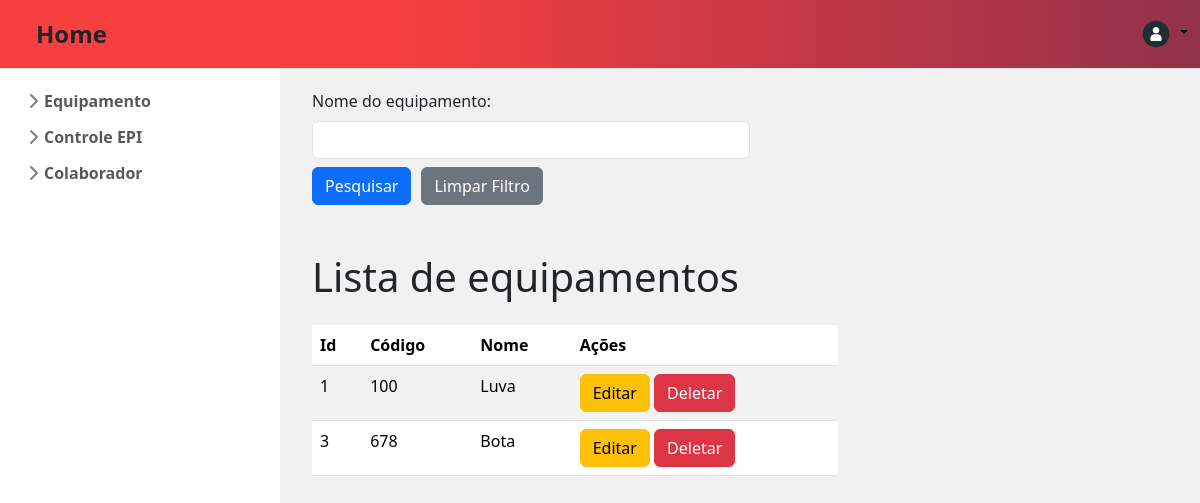
Page /listarEquipamento/ on the earlier database version.
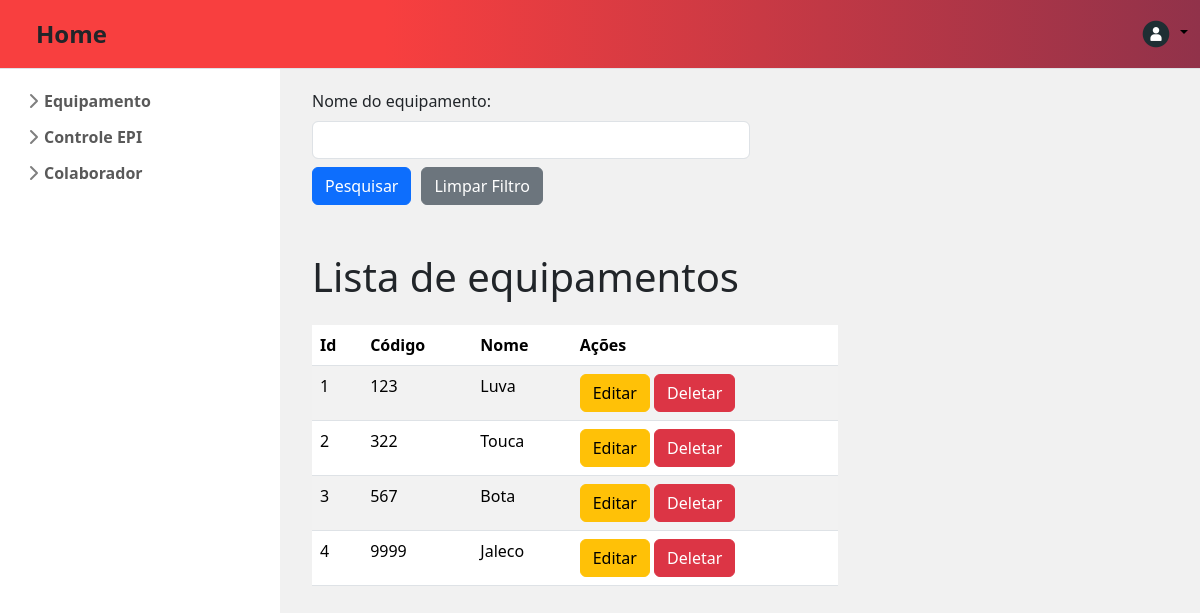
Same page on the later database version.
### app_produtos/models.py (models this page shows, shortened)
class CadastrarEquipamento(models.Model):
    cod_equipamento = models.IntegerField()
    nome_equipamento = models.CharField(max_length=100)

### app_produtos/views.py (the view)
# urls.py: path("listarEquipamento/", views.listar_equipamento, name="listar_equipamento"),
def listar_equipamento(request):
    values = CadastrarEquipamento.objects.all()
    cod_equipamento = request.GET.get('cod_equipamento')
    nome_equipamento = request.GET.get('nome_equipamento')
    if nome_equipamento:
        values = values.filter(nome_equipamento__icontains=nome_equipamento)
    return render(request, 'app_produtos/globals/listarEquipamento.html', {
        "lista_equipamento": values,
        "nome_equipamento": nome_equipamento
    })

### app_produtos/templates/app_produtos/globals/listarEquipamento.html (shortened to what this page needs)
{% extends "app_produtos/index.html" %}
{% block content %}
<div class="container justify-content-center mt-2">
  <form action="{% url 'listar_equipamento' %}" method="get">
    <div class="form-group">
      <label class="form-label" for="nome_equipamento">Nome do equipamento:</label>
      <input class="form-control w-50" type="text" name="nome_equipamento" id="nome_equipamento" value="{{ nome_equipamento|default:'' }}"/>
    </div>
    <div class="d-flex mt-2" style="gap: 10px;">
        <button class="w-10 btn btn-primary btn-md"  type="submit">Pesquisar</button>
        <a class="w-10 btn btn-secondary btn-md" href="{% url 'listar_equipamento' %}">Limpar Filtro</a>
      </div>
  </form>
</div>
{% if lista_equipamento %}
<div class="container mt-5">
  <h1 class="text-start mb-4" >Lista de equipamentos</h1>
  <table class="table table-striped" style="width: 60%;">
    <thead>
      <tr>
        <th>Id</th>
        <th>Código</th>
        <th>Nome</th>
        <th>Ações</th>
      </tr>
    </thead>
    <tbody>
      {% for item in lista_equipamento %}
      <tr>
        <td>{{ item.id }}</td>
        <td>{{ item.cod_equipamento }}</td>
        <td>{{ item.nome_equipamento }}</td>
        <td>
            <a href="/editarEquipamento/{{ item.id }}" class="btn btn-warning">Editar</a>
            <button class="btn btn-danger" data-bs-toggle="modal" data-bs-target="#confirmDeleteModal" onclick="setDeleteUrl('/deletarEquipamento/{{ item.id }}')">Deletar</button>
        </td>
      </tr>
      {% endfor %}
    </tbody>
  </table>
</div>
{% else %}
<div class="container mt-3">
  <p class="text-center h3">Nenhum equipamento encontrado</p>
</div>
{% endif %} {% endblock content %}

Differences in the rows shown:
changed CadastrarEquipamento "Luva": cod_equipamento "100" → "123"
added CadastrarEquipamento: id "2", cod_equipamento "322", nome_equipamento "Touca"
changed CadastrarEquipamento "Bota": cod_equipamento "678" → "567"
added CadastrarEquipamento: id "4", cod_equipamento "9999", nome_equipamento "Jaleco"
